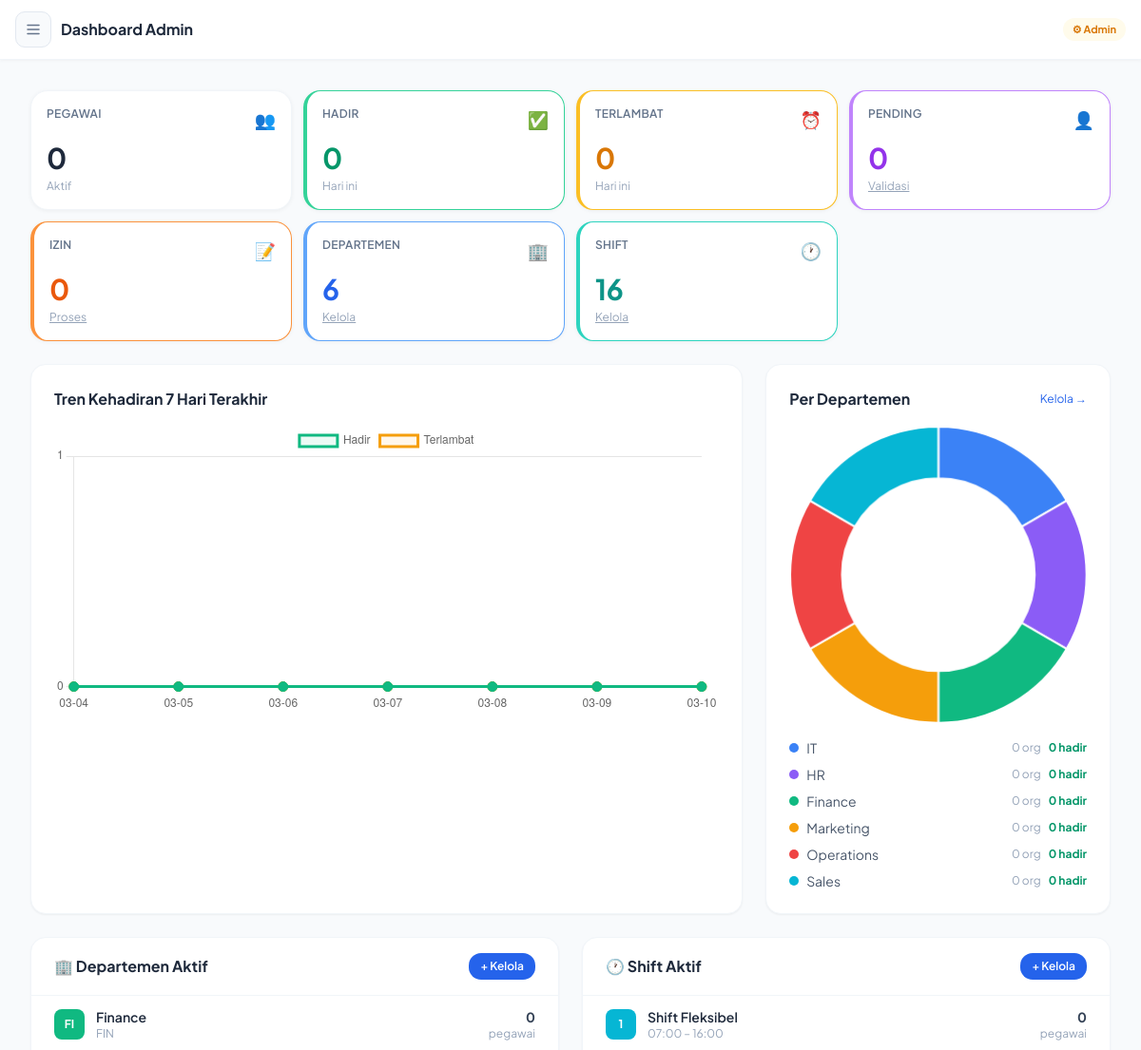
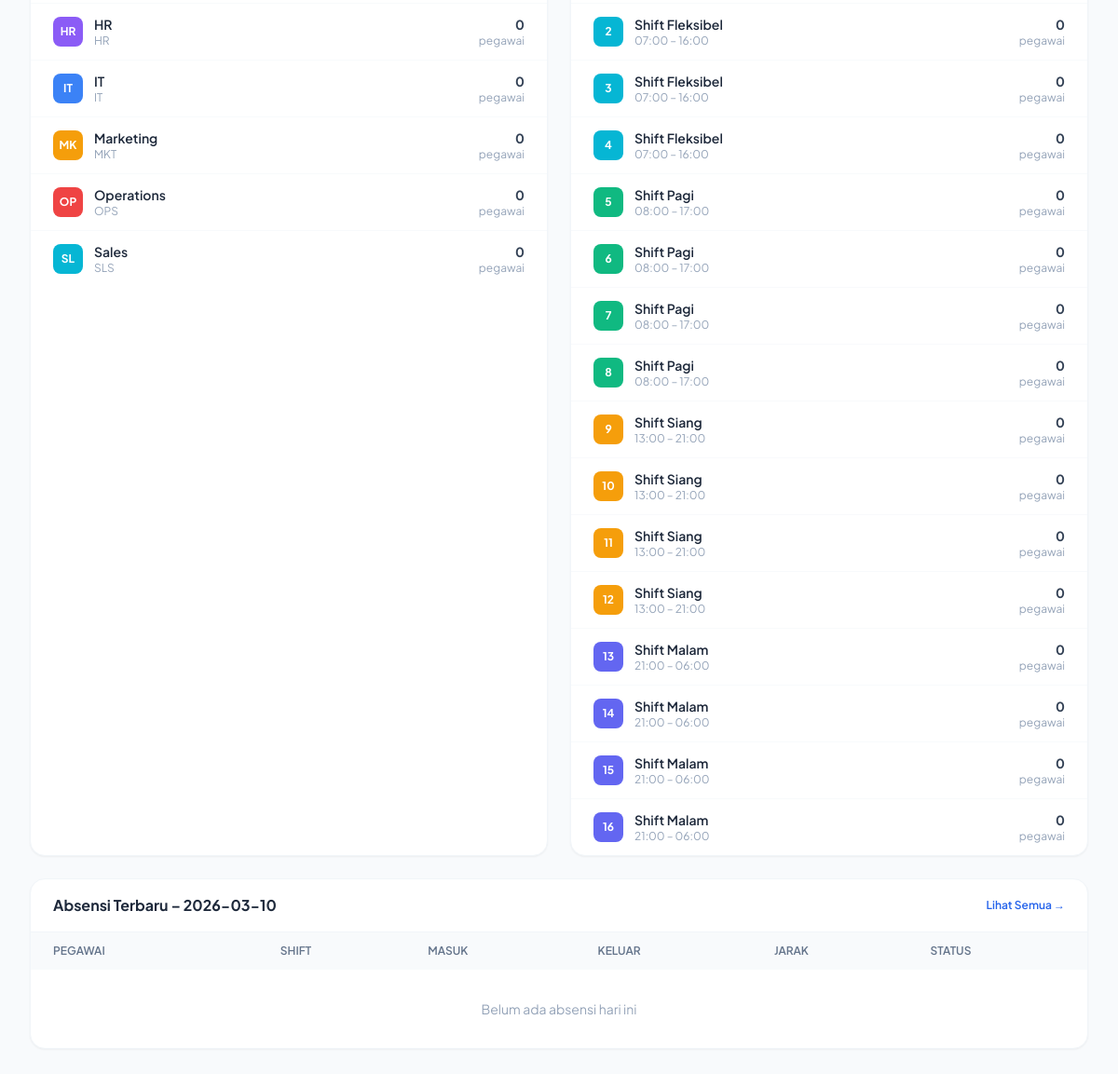
The page /admin (signed in) on the database its author committed (2 pictures, top to bottom).
### tables this page shows
CREATE TABLE departemen (
            id INTEGER PRIMARY KEY AUTOINCREMENT,
            nama TEXT UNIQUE NOT NULL,
            kode TEXT UNIQUE NOT NULL,
            deskripsi TEXT,
            warna TEXT DEFAULT "#3b82f6",
            aktif INTEGER DEFAULT 1,
            created_at DATETIME DEFAULT CURRENT_TIMESTAMP
        );

CREATE TABLE shift (
            id INTEGER PRIMARY KEY AUTOINCREMENT,
            nama TEXT NOT NULL,
            jam_masuk TEXT NOT NULL,
            jam_keluar TEXT NOT NULL,
            toleransi_menit INTEGER DEFAULT 15,
            deskripsi TEXT,
            warna TEXT DEFAULT "#10b981",
            aktif INTEGER DEFAULT 1,
            created_at DATETIME DEFAULT CURRENT_TIMESTAMP
        );

### app.py (the view)
@app.route('/admin')
@admin_required
def admin_dashboard():
    conn=get_db(); today=date.today().isoformat()
    total_user=conn.execute("SELECT COUNT(*) FROM users WHERE role='user' AND status='active'").fetchone()[0]
    pending=conn.execute("SELECT COUNT(*) FROM users WHERE status='pending'").fetchone()[0]
    hadir_today=conn.execute("SELECT COUNT(*) FROM absensi WHERE tanggal=? AND status IN ('hadir','telat')",(today,)).fetchone()[0]
    telat_today=conn.execute("SELECT COUNT(*) FROM absensi WHERE tanggal=? AND status='telat'",(today,)).fetchone()[0]
    izin_pending=conn.execute("SELECT COUNT(*) FROM izin WHERE status='pending'").fetchone()[0]
    total_dept=conn.execute("SELECT COUNT(*) FROM departemen WHERE aktif=1").fetchone()[0]
    total_shift=conn.execute("SELECT COUNT(*) FROM shift WHERE aktif=1").fetchone()[0]
    chart_data=[{'tanggal':(date.today()-timedelta(days=i)).isoformat(),
        'hadir':conn.execute("SELECT COUNT(*) FROM absensi WHERE tanggal=? AND status IN ('hadir','telat')",
            ((date.today()-timedelta(days=i)).isoformat(),)).fetchone()[0],
        'telat':conn.execute("SELECT COUNT(*) FROM absensi WHERE tanggal=? AND status='telat'",
            ((date.today()-timedelta(days=i)).isoformat(),)).fetchone()[0]}
        for i in range(6,-1,-1)]
    dept_stats=[dict(r) for r in conn.execute("""
        SELECT d.nama as departemen, d.warna, d.kode,
            COUNT(DISTINCT u.id) as total_pegawai,
            SUM(CASE WHEN a.tanggal=? AND a.status IN ('hadir','telat') THEN 1 ELSE 0 END) as hadir_today
        FROM departemen d LEFT JOIN users u ON u.departemen_id=d.id AND u.status='active' AND u.role='user'
        LEFT JOIN absensi a ON u.id=a.user_id AND a.tanggal=?
        WHERE d.aktif=1 GROUP BY d.id ORDER BY total_pegawai DESC""",(today,today)).fetchall()]
    recent=conn.execute("""SELECT a.*,u.nama,u.jabatan,u.foto,u.departemen,s.nama as shift_nama
        FROM absensi a JOIN users u ON a.user_id=u.id LEFT JOIN shift s ON a.shift_id=s.id
        WHERE a.tanggal=? ORDER BY a.jam_masuk DESC LIMIT 10""",(today,)).fetchall()
    recent_depts=conn.execute("SELECT *,(SELECT COUNT(*) FROM users WHERE departemen_id=departemen.id AND status='active') as jml FROM departemen WHERE aktif=1 ORDER BY nama").fetchall()
    recent_shifts=conn.execute("SELECT *,(SELECT COUNT(*) FROM users WHERE shift_id=shift.id AND status='active') as jml FROM shift WHERE aktif=1 ORDER BY jam_masuk").fetchall()
    conn.close()
    return render_template('admin/dashboard.html',total_user=total_user,pending=pending,
        hadir_today=hadir_today,telat_today=telat_today,izin_pending=izin_pending,
        total_dept=total_dept,total_shift=total_shift,chart_data=json.dumps(chart_data),
        dept_stats=dept_stats,recent=recent,recent_depts=recent_depts,recent_shifts=recent_shifts,today=today)

### templates/admin/dashboard.html
{% extends 'admin/layout.html' %}
{% block page_title %}Dashboard Admin{% endblock %}
{% block content %}
<div class="space-y-6">
  <div class="grid grid-cols-2 lg:grid-cols-4 xl:grid-cols-7 gap-3">
    <div class="stat-card col-span-1">
      <div class="flex justify-between items-start mb-2"><p class="text-xs font-semibold text-slate-500 uppercase tracking-wide">Pegawai</p><span class="text-lg">👥</span></div>
      <p class="text-3xl font-bold text-slate-800">{{ total_user }}</p>
      <p class="text-xs text-slate-400 mt-1">Aktif</p>
    </div>
    <div class="stat-card border-l-4 border-emerald-400">
      <div class="flex justify-between items-start mb-2"><p class="text-xs font-semibold text-slate-500 uppercase tracking-wide">Hadir</p><span class="text-lg">✅</span></div>
      <p class="text-3xl font-bold text-emerald-600">{{ hadir_today }}</p>
      <p class="text-xs text-slate-400 mt-1">Hari ini</p>
    </div>
    <div class="stat-card border-l-4 border-amber-400">
      <div class="flex justify-between items-start mb-2"><p class="text-xs font-semibold text-slate-500 uppercase tracking-wide">Terlambat</p><span class="text-lg">⏰</span></div>
      <p class="text-3xl font-bold text-amber-600">{{ telat_today }}</p>
      <p class="text-xs text-slate-400 mt-1">Hari ini</p>
    </div>
    <div class="stat-card border-l-4 border-purple-400">
      <div class="flex justify-between items-start mb-2"><p class="text-xs font-semibold text-slate-500 uppercase tracking-wide">Pending</p><span class="text-lg">👤</span></div>
      <p class="text-3xl font-bold text-purple-600">{{ pending }}</p>
      <p class="text-xs text-slate-400 mt-1"><a href="/admin/pegawai?status=pending" class="underline hover:text-purple-600">Validasi</a></p>
    </div>
    <div class="stat-card border-l-4 border-orange-400">
      <div class="flex justify-between items-start mb-2"><p class="text-xs font-semibold text-slate-500 uppercase tracking-wide">Izin</p><span class="text-lg">📝</span></div>
      <p class="text-3xl font-bold text-orange-600">{{ izin_pending }}</p>
      <p class="text-xs text-slate-400 mt-1"><a href="/admin/izin" class="underline hover:text-orange-600">Proses</a></p>
    </div>
    <div class="stat-card border-l-4 border-blue-400">
      <div class="flex justify-between items-start mb-2"><p class="text-xs font-semibold text-slate-500 uppercase tracking-wide">Departemen</p><span class="text-lg">🏢</span></div>
      <p class="text-3xl font-bold text-blue-600">{{ total_dept }}</p>
      <p class="text-xs text-slate-400 mt-1"><a href="/admin/departemen" class="underline hover:text-blue-600">Kelola</a></p>
    </div>
    <div class="stat-card border-l-4 border-teal-400">
      <div class="flex justify-between items-start mb-2"><p class="text-xs font-semibold text-slate-500 uppercase tracking-wide">Shift</p><span class="text-lg">🕐</span></div>
      <p class="text-3xl font-bold text-teal-600">{{ total_shift }}</p>
      <p class="text-xs text-slate-400 mt-1"><a href="/admin/shift" class="underline hover:text-teal-600">Kelola</a></p>
    </div>
  </div>
  <div class="grid grid-cols-1 lg:grid-cols-3 gap-6">
    <div class="lg:col-span-2 bg-white rounded-2xl shadow-sm border border-slate-100 p-6">
      <h3 class="font-bold text-slate-800 mb-4">Tren Kehadiran 7 Hari Terakhir</h3>
      <canvas id="trendChart" height="130"></canvas>
    </div>
    <div class="bg-white rounded-2xl shadow-sm border border-slate-100 p-6">
      <div class="flex items-center justify-between mb-4">
        <h3 class="font-bold text-slate-800">Per Departemen</h3>
        <a href="/admin/departemen" class="text-xs text-blue-600 hover:underline">Kelola →</a>
      </div>
      <canvas id="deptChart" height="180"></canvas>
      <div class="space-y-2 mt-4">
        {% for d in dept_stats %}
        <div class="flex items-center justify-between text-sm">
          <div class="flex items-center gap-2">
            <div class="w-2.5 h-2.5 rounded-full flex-shrink-0" style="background:{{ d.warna }}"></div>
            <span class="text-slate-600 truncate max-w-28">{{ d.departemen or '-' }}</span>
          </div>
          <div class="flex items-center gap-2 text-xs">
            <span class="text-slate-400">{{ d.total_pegawai }} org</span>
            <span class="font-bold text-emerald-600">{{ d.hadir_today }} hadir</span>
          </div>
        </div>
        {% endfor %}
      </div>
    </div>
  </div>
  <div class="grid grid-cols-1 lg:grid-cols-2 gap-6">
    <div class="bg-white rounded-2xl shadow-sm border border-slate-100">
      <div class="flex items-center justify-between px-6 py-4 border-b border-slate-100">
        <h3 class="font-bold text-slate-800">🏢 Departemen Aktif</h3>
        <a href="/admin/departemen" class="btn-primary text-xs px-3 py-1.5">+ Kelola</a>
      </div>
      <div class="divide-y divide-slate-50">
        {% for d in recent_depts %}
        <div class="flex items-center justify-between px-6 py-3 hover:bg-slate-50 transition-colors">
          <div class="flex items-center gap-3">
            <div class="w-8 h-8 rounded-lg flex items-center justify-center text-white text-xs font-bold" style="background:{{ d.warna }}">
              {{ d.kode[:2] }}
            </div>
            <div>
              <p class="font-semibold text-slate-800 text-sm">{{ d.nama }}</p>
              <p class="text-xs text-slate-400">{{ d.kode }}</p>
            </div>
          </div>
          <div class="text-right">
            <p class="text-sm font-bold text-slate-700">{{ d.jml }}</p>
            <p class="text-xs text-slate-400">pegawai</p>
          </div>
        </div>
        {% else %}
        <div class="px-6 py-8 text-center text-slate-400 text-sm">Belum ada departemen</div>
        {% endfor %}
      </div>
    </div>
    <div class="bg-white rounded-2xl shadow-sm border border-slate-100">
      <div class="flex items-center justify-between px-6 py-4 border-b border-slate-100">
        <h3 class="font-bold text-slate-800">🕐 Shift Aktif</h3>
        <a href="/admin/shift" class="btn-primary text-xs px-3 py-1.5">+ Kelola</a>
      </div>
      <div class="divide-y divide-slate-50">
        {% for s in recent_shifts %}
        <div class="flex items-center justify-between px-6 py-3 hover:bg-slate-50 transition-colors">
          <div class="flex items-center gap-3">
            <div class="w-8 h-8 rounded-lg flex items-center justify-center text-white text-xs font-bold" style="background:{{ s.warna }}">
              {{ loop.index }}
            </div>
            <div>
              <p class="font-semibold text-slate-800 text-sm">{{ s.nama }}</p>
              <p class="text-xs text-slate-400">{{ s.jam_masuk }} – {{ s.jam_keluar }}</p>
            </div>
          </div>
          <div class="text-right">
            <p class="text-sm font-bold text-slate-700">{{ s.jml }}</p>
            <p class="text-xs text-slate-400">pegawai</p>
          </div>
        </div>
        {% else %}
        <div class="px-6 py-8 text-center text-slate-400 text-sm">Belum ada shift</div>
        {% endfor %}
      </div>
    </div>
  </div>
  <div class="bg-white rounded-2xl shadow-sm border border-slate-100">
    <div class="flex items-center justify-between px-6 py-4 border-b border-slate-100">
      <h3 class="font-bold text-slate-800">Absensi Terbaru – {{ today }}</h3>
      <a href="/admin/absensi" class="text-xs text-blue-600 font-semibold hover:underline">Lihat Semua →</a>
    </div>
    <div class="overflow-x-auto">
      <table class="w-full text-sm">
        <thead class="bg-slate-50"><tr>
          <th class="text-left px-6 py-3 text-xs font-semibold text-slate-500 uppercase">Pegawai</th>
          <th class="text-left px-4 py-3 text-xs font-semibold text-slate-500 uppercase">Shift</th>
          <th class="text-left px-4 py-3 text-xs font-semibold text-slate-500 uppercase">Masuk</th>
          <th class="text-left px-4 py-3 text-xs font-semibold text-slate-500 uppercase">Keluar</th>
          <th class="text-left px-4 py-3 text-xs font-semibold text-slate-500 uppercase">Jarak</th>
          <th class="text-left px-4 py-3 text-xs font-semibold text-slate-500 uppercase">Status</th>
        </tr></thead>
        <tbody class="divide-y divide-slate-50">
          {% for r in recent %}
          <tr class="hover:bg-slate-50">
            <td class="px-6 py-3">
              <div class="flex items-center gap-3">
                {% if r.foto %}<img src="/static/uploads/photos/{{ r.foto }}" class="w-8 h-8 rounded-lg object-cover border border-slate-200">
                {% else %}<div class="w-8 h-8 rounded-lg bg-blue-100 flex items-center justify-center text-xs font-bold text-blue-700">{{ r.nama[0] }}</div>{% endif %}
                <div><p class="font-semibold text-slate-800">{{ r.nama }}</p><p class="text-xs text-slate-400">{{ r.jabatan }}</p></div>
              </div>
            </td>
            <td class="px-4 py-3 text-xs text-slate-500">{{ r.shift_nama or '-' }}</td>
            <td class="px-4 py-3 font-mono text-slate-600 text-sm">{{ r.jam_masuk or '-' }}</td>
            <td class="px-4 py-3 font-mono text-slate-600 text-sm">{{ r.jam_keluar or '-' }}</td>
            <td class="px-4 py-3 text-slate-500 text-xs">{{ "%.0fm"|format(r.jarak_masuk) if r.jarak_masuk else '-' }}</td>
            <td class="px-4 py-3">
              {% if r.status=='hadir' %}<span class="badge-hadir">Hadir</span>
              {% elif r.status=='telat' %}<span class="badge-telat">Terlambat</span>
              {% else %}<span class="badge-izin">{{ r.status }}</span>{% endif %}
            </td>
          </tr>
          {% else %}
          <tr><td colspan="6" class="text-center py-8 text-slate-400">Belum ada absensi hari ini</td></tr>
          {% endfor %}
        </tbody>
      </table>
    </div>
  </div>
</div>
<script>
const chartData = {{ chart_data|safe }};
new Chart(document.getElementById('trendChart'), {
  type: 'line',
  data: {
    labels: chartData.map(d => d.tanggal.slice(5)),
    datasets: [
      { label: 'Hadir', data: chartData.map(d => d.hadir), borderColor: '#10b981', backgroundColor: 'rgba(16,185,129,0.08)', tension: 0.4, fill: true, pointBackgroundColor: '#10b981', pointRadius: 5 },
      { label: 'Terlambat', data: chartData.map(d => d.telat), borderColor: '#f59e0b', backgroundColor: 'rgba(245,158,11,0.08)', tension: 0.4, fill: true, pointBackgroundColor: '#f59e0b', pointRadius: 5 }
    ]
  },
  options: { responsive: true, plugins: { legend: { position: 'top' } }, scales: { x: { grid: { display: false } }, y: { beginAtZero: true, ticks: { stepSize: 1 } } } }
});
const depts = {{ dept_stats|tojson }};
new Chart(document.getElementById('deptChart'), {
  type: 'doughnut',
  data: { labels: depts.map(d => d.departemen||'Lainnya'), datasets: [{ data: depts.map(d => d.total_pegawai||1), backgroundColor: depts.map(d => d.warna||'#3b82f6'), borderWidth: 2, borderColor: '#fff' }] },
  options: { responsive: true, cutout: '65%', plugins: { legend: { display: false } } }
});
</script>
{% endblock %}

### templates/admin/layout.html (shortened to what this page needs)
{% extends 'base.html' %}
{% block body %}
<div class="flex" style="height:100dvh;overflow:hidden">
  <main style="flex:1;display:flex;flex-direction:column;overflow:hidden;min-width:0">
    <header style="background:#fff;border-bottom:1px solid #f1f5f9;padding:12px 16px;display:flex;align-items:center;justify-content:space-between;flex-shrink:0;position:sticky;top:0;z-index:30;box-shadow:0 1px 3px rgba(0,0,0,.04)">
      <div style="display:flex;align-items:center;gap:10px">
        <button onclick="openAdminSidebar()" class="lg:hidden" style="width:38px;height:38px;border-radius:10px;background:#f8fafc;border:1px solid #e2e8f0;display:flex;align-items:center;justify-content:center;cursor:pointer;flex-shrink:0">
          <svg style="width:18px;height:18px;color:#64748b" fill="none" stroke="currentColor" viewBox="0 0 24 24"><path stroke-linecap="round" stroke-linejoin="round" stroke-width="2" d="M4 6h16M4 12h16M4 18h16"/></svg>
        </button>
        <h1 class="page-title" style="font-size:16px;font-weight:700;color:#1e293b">{% block page_title %}{% endblock %}</h1>
      </div>
      <span style="font-size:11px;background:#fffbeb;color:#d97706;padding:4px 10px;border-radius:99px;font-weight:700;white-space:nowrap">⚙ Admin</span>
    </header>
    <div style="flex:1;overflow-y:auto;overflow-x:hidden">
      <div class="p-4 lg:p-8 pb-nav lg:pb-8">
        {% block content %}{% endblock %}
      </div>
    </div>
  </main>
</div>
{% endblock %}

### templates/base.html (shortened to what this page needs)
<!DOCTYPE html>
<html lang="id">
<head>
<script src="https://cdn.tailwindcss.com"></script>
</head>
<body class="bg-slate-50 min-h-screen">
{% block body %}{% endblock %}
</body>
</html>

### rows shown on the page
departemen: nama "IT", total_pegawai "0", hadir_today "0", kode "IT", jml "0"
departemen: nama "HR", total_pegawai "0", hadir_today "0", kode "HR", jml "0"
departemen: nama "Finance", total_pegawai "0", hadir_today "0", kode "FI", kode "FIN", jml "0"
departemen: nama "Marketing", total_pegawai "0", hadir_today "0", kode "MK", kode "MKT", jml "0"
departemen: nama "Operations", total_pegawai "0", hadir_today "0", kode "OP", kode "OPS", jml "0"
departemen: nama "Sales", total_pegawai "0", hadir_today "0", kode "SL", kode "SLS", jml "0"
shift: nama "Shift Fleksibel", jam_masuk "07:00", jam_keluar "16:00", jml "0"
shift: nama "Shift Fleksibel", jam_masuk "07:00", jam_keluar "16:00", jml "0"
shift: nama "Shift Fleksibel", jam_masuk "07:00", jam_keluar "16:00", jml "0"
shift: nama "Shift Fleksibel", jam_masuk "07:00", jam_keluar "16:00", jml "0"
shift: nama "Shift Pagi", jam_masuk "08:00", jam_keluar "17:00", jml "0"
shift: nama "Shift Pagi", jam_masuk "08:00", jam_keluar "17:00", jml "0"
shift: nama "Shift Pagi", jam_masuk "08:00", jam_keluar "17:00", jml "0"
shift: nama "Shift Pagi", jam_masuk "08:00", jam_keluar "17:00", jml "0"
shift: nama "Shift Siang", jam_masuk "13:00", jam_keluar "21:00", jml "0"
shift: nama "Shift Siang", jam_masuk "13:00", jam_keluar "21:00", jml "0"
shift: nama "Shift Siang", jam_masuk "13:00", jam_keluar "21:00", jml "0"
shift: nama "Shift Siang", jam_masuk "13:00", jam_keluar "21:00", jml "0"
shift: nama "Shift Malam", jam_masuk "21:00", jam_keluar "06:00", jml "0"
shift: nama "Shift Malam", jam_masuk "21:00", jam_keluar "06:00", jml "0"
shift: nama "Shift Malam", jam_masuk "21:00", jam_keluar "06:00", jml "0"
shift: nama "Shift Malam", jam_masuk "21:00", jam_keluar "06:00", jml "0"

### other values the page prints
{{ total_user }} "0"
{{ hadir_today }} "0"
{{ telat_today }} "0"
{{ pending }} "0"
{{ izin_pending }} "0"
{{ total_dept }} "6"
{{ total_shift }} "16"
